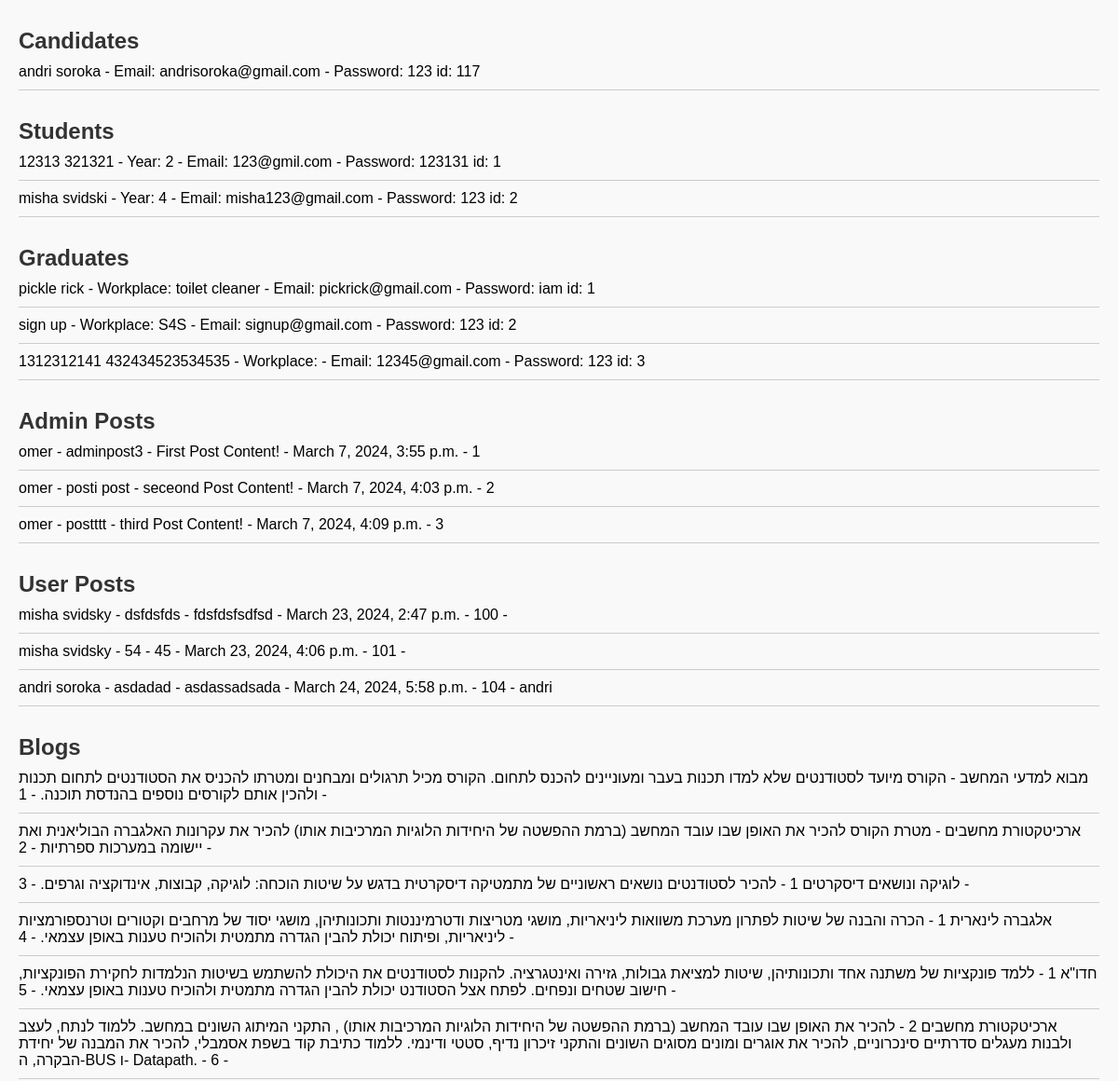
The page /data/ (upper part) on the database as committed earlier.
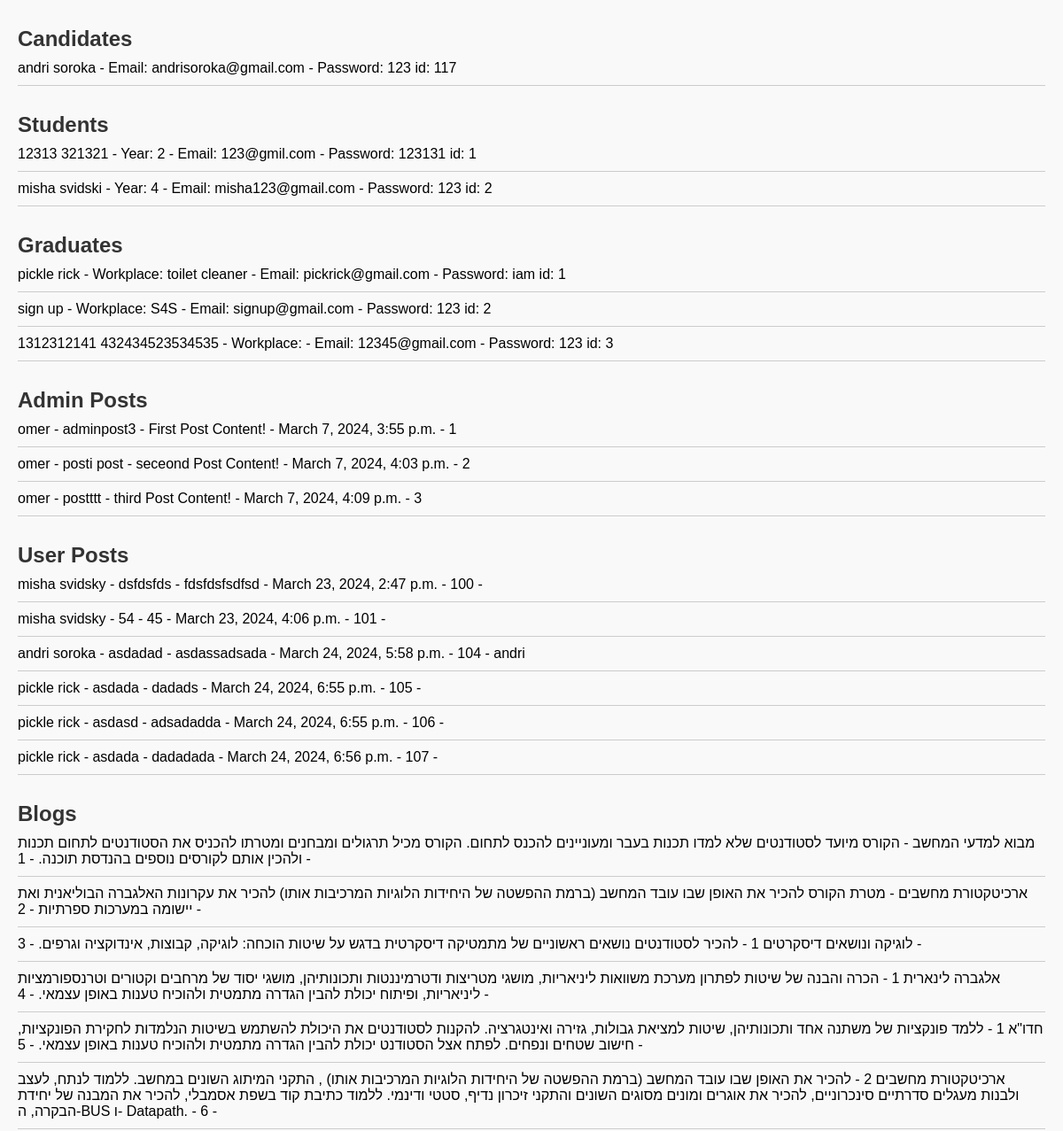
The same page on the database as committed later.
### S4S/models.py (models this page shows, shortened)
class Candidate(models.Model):
    first_name = models.CharField(max_length=100)
    last_name = models.CharField(max_length=100)
    email = models.EmailField(max_length=254)
    password = models.CharField(max_length=100)

class Student(models.Model):
    first_name = models.CharField(max_length=100)
    last_name = models.CharField(max_length=100)
    select_year = models.IntegerField()
    email = models.EmailField(max_length=254)
    password = models.CharField(max_length=100)

class Graduate(models.Model):
    first_name = models.CharField(max_length=100)
    last_name = models.CharField(max_length=100)
    work_place = models.CharField(max_length=20)
    email = models.EmailField(max_length=254)
    password = models.CharField(max_length=100)

class Post(models.Model):
    title = models.CharField(max_length=100)
    content = models.TextField()
    date_posted = models.DateTimeField(default=timezone.now)
    author = models.ForeignKey(User, on_delete=models.CASCADE)
    blog = models.ForeignKey('Blog', on_delete=models.CASCADE, null=True)

class Post2(models.Model):
    title = models.CharField(max_length=100)
    user_name = models.CharField(default="none", max_length=100)
    content = models.TextField()
    date_posted = models.DateTimeField(default=timezone.now)
    blog = models.ForeignKey('Blog', on_delete=models.CASCADE, null=True)
    candidate = models.ForeignKey('Candidate', on_delete=models.CASCADE, null=True, blank=True)
    student = models.ForeignKey('Student', on_delete=models.CASCADE, null=True, blank=True)
    graduate = models.ForeignKey('Graduate', on_delete=models.CASCADE, null=True, blank=True)
    comment_count = models.IntegerField(default=0)
    likes_count = models.IntegerField(default=0)

class Blog(models.Model):
    title = models.CharField(max_length=100)
    description = models.TextField(default='No description')

### S4S/DataVisuals.py (the view)
# urls.py: path('data/', DataVisuals.display_data, name='data'),
def display_data(request):
    candidates = Candidate.objects.all()
    students = Student.objects.all()
    graduates = Graduate.objects.all()
    posts = Post.objects.all()
    posts2 = Post2.objects.all()
    blogs = Blog.objects.all()
    return render(request, 'display_data.html', {'candidates': candidates, 'students': students,
                                                 'graduates': graduates, 'posts': posts, 'posts2': posts2 , 'blogs': blogs } )

### templates/display_data.html (shortened to what this page needs)
<!DOCTYPE html>
<html lang="en">
<head>
</head>
<body>
    <h1>Candidates</h1>
    <ul>
        {% for candidate in candidates %}
        <li>{{ candidate.first_name }} {{ candidate.last_name }} - Email: {{ candidate.email }}
            - Password: {{ candidate.password }} id: {{ candidate.id }}</li>
        {% endfor %}
    </ul>
    <h1>Students</h1>
    <ul>
        {% for student in students %}
        <li>{{ student.first_name }} {{ student.last_name }} - Year: {{ student.select_year }} - Email: {{ student.email }}
            - Password: {{ student.password }} id: {{ student.id }}</li>
        {% endfor %}
    </ul>
    <h1>Graduates</h1>
    <ul>
        {% for graduate in graduates %}
        <li>{{ graduate.first_name }} {{ graduate.last_name }} - Workplace: {{ graduate.work_place }}
            - Email: {{ graduate.email }} - Password: {{ graduate.password }} id: {{ graduate.id }}</li>
        {% endfor %}
    </ul>
    <h1>Admin Posts</h1>
    <ul>
        {% for post in posts %}
        <li>{{ post.author }} - {{ post.title }} - {{ post.content }} - {{ post.date_posted }} - {{ post.id }}</li>
        {% endfor %}
    </ul>
    <h1>User Posts</h1>
    <ul>
        {% for post2 in posts2 %}
        <li>{{ post2.user_name }} - {{ post2.title }} - {{ post2.content }}
            - {{ post2.date_posted }} - {{ post2.id }} - {{ post2.candidate.first_name }}</li>
        {% endfor %}
    </ul>
 <h1>Blogs</h1>
    <ul>
        {% for blog in blogs %}
        <li>{{ blog.title }} - {{ blog.description }} - {{ blog.id }} - </li>
        {% endfor %}
    </ul>
</body>
</html>

### templates/display_data.html (style rules this page uses)
body { font-family: Arial, sans-serif; margin: 20px; padding: 0; background-color: #f9f9f9; }
h1 { color: #333; font-size: 24px; margin-top: 30px; margin-bottom: 10px; }
ul { list-style: none; padding: 0; margin: 0; }
li { margin-bottom: 10px; border-bottom: 1px solid #ccc; padding-bottom: 10px; }

Rows that differ between the two databases and show on the page:
added Post2: user_name "pickle rick", title "asdada", content "dadads", date_posted "March 24, 2024, 6:55 p.m.", id "105"
added Post2: user_name "pickle rick", title "asdasd", content "adsadadda", date_posted "March 24, 2024, 6:55 p.m.", id "106"
added Post2: user_name "pickle rick", title "asdada", content "dadadada", date_posted "March 24, 2024, 6:56 p.m.", id "107"
